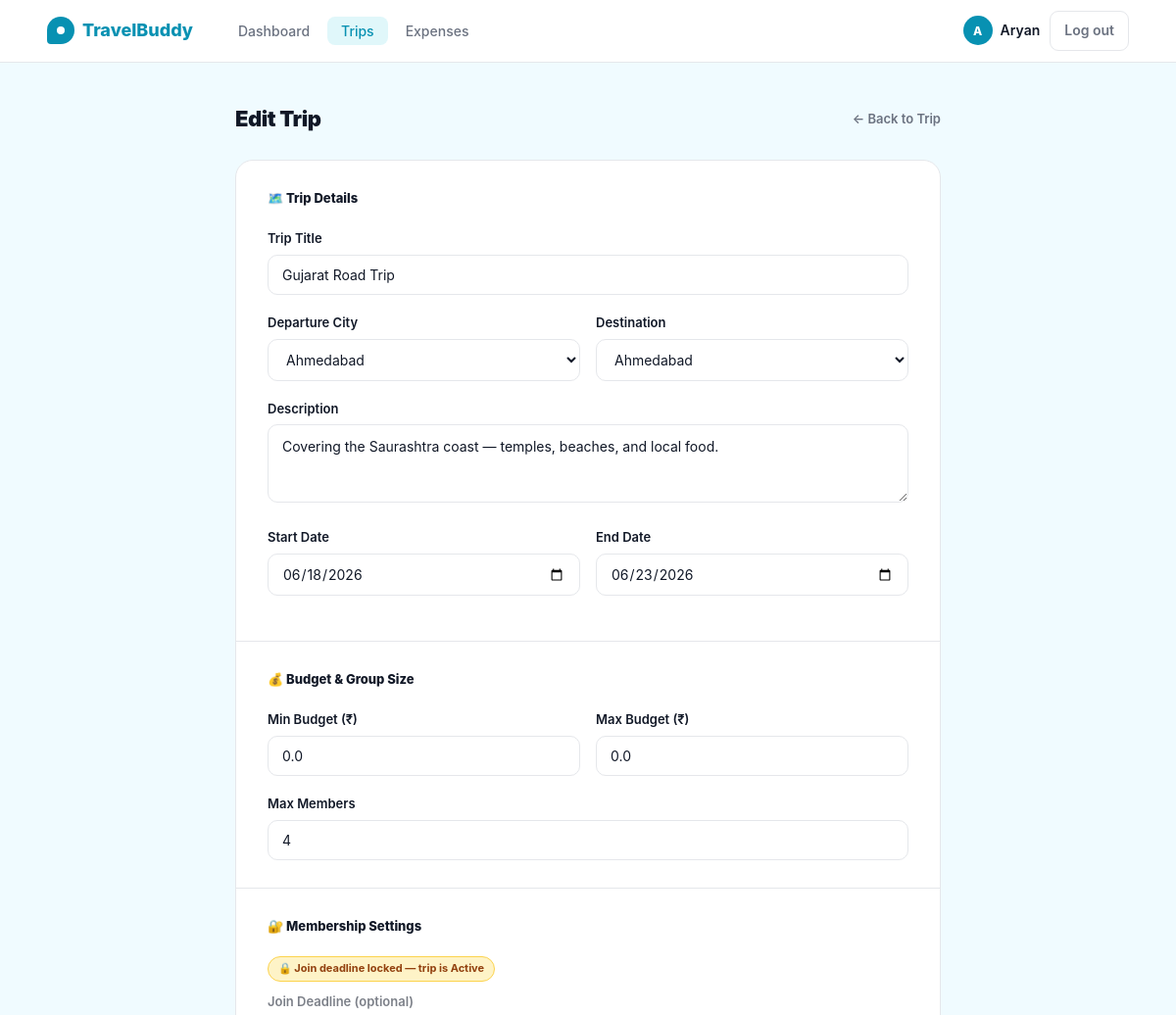
/trips/1/edit (signed in, upper part), run on an earlier commit of the app's database.
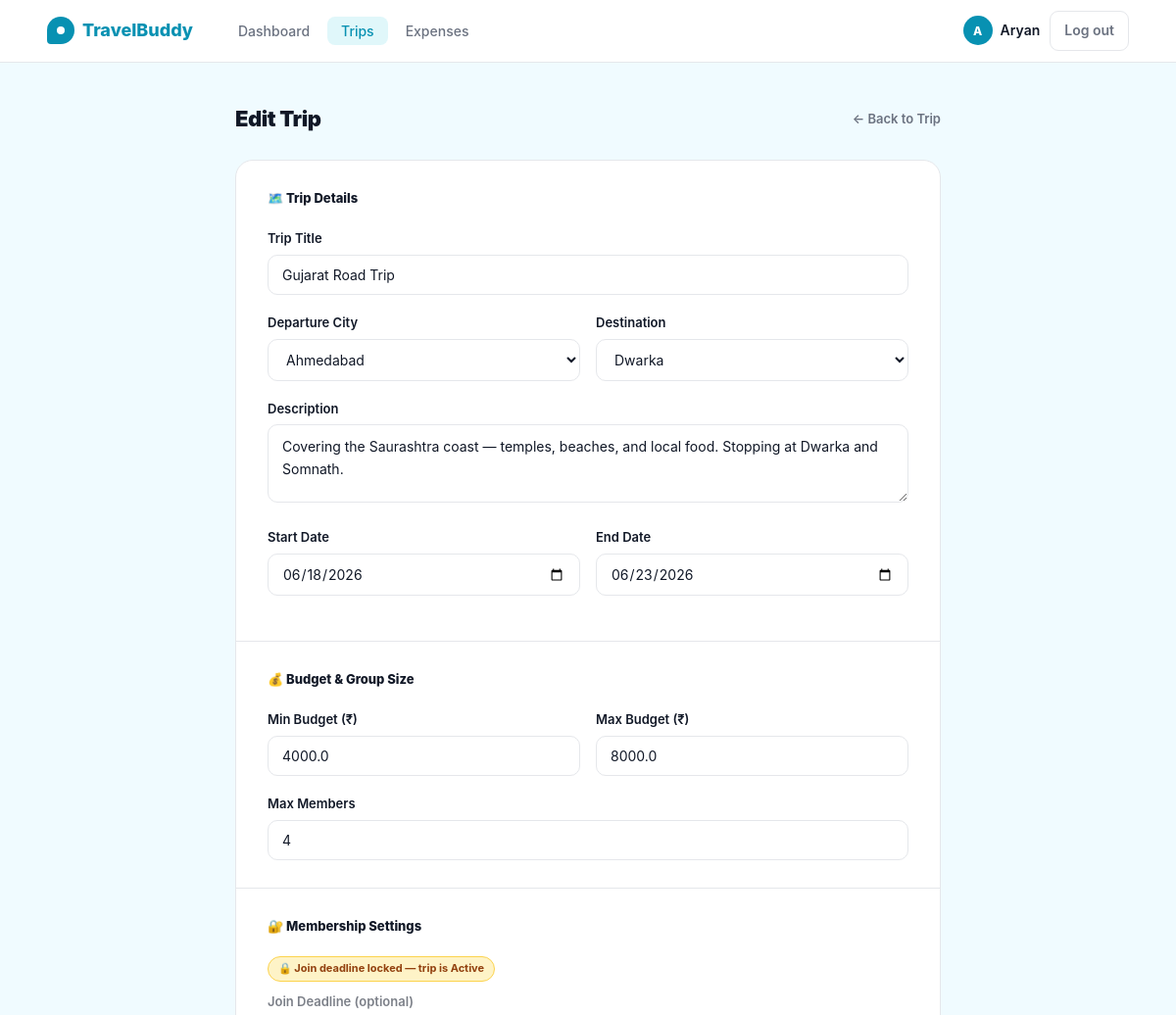
And on a later commit of the database.
### app/models.py (models this page shows, shortened)
class Trip(db.Model):
    __tablename__ = 'trips'
    __table_args__ = (
        db.Index('ix_trips_owner_status', 'owner_id', 'status'),
        db.Index('ix_trips_public_start', 'is_public', 'start_date'),
    )
    id          = db.Column(db.Integer, primary_key=True)
    owner_id    = db.Column(db.Integer, db.ForeignKey('users.id'), nullable=False)
    title       = db.Column(db.String(150), nullable=False)
    destination = db.Column(db.String(150), nullable=False)
    departure_city = db.Column(db.String(100), default='')
    start_date  = db.Column(db.Date, nullable=False)
    end_date    = db.Column(db.Date, nullable=False)
    description = db.Column(db.Text, default='')
    budget_min  = db.Column(db.Float, default=0)
    budget_max  = db.Column(db.Float, default=0)
    max_members = db.Column(db.Integer, default=4)
    status      = db.Column(db.String(20), default='OPEN')
    join_deadline           = db.Column(db.DateTime, nullable=True)
    open_roster             = db.Column(db.Boolean, default=False, nullable=False,
                                        server_default='0')
    confirmation_deadline   = db.Column(db.DateTime, nullable=True)
    confirmation_started_at = db.Column(db.DateTime, nullable=True)
    cancelled_at            = db.Column(db.DateTime, nullable=True)
    is_public   = db.Column(db.Boolean, default=True)
    created_at  = db.Column(db.DateTime, default=lambda: datetime.now(timezone.utc))
    owner    = db.relationship('User', back_populates='owned_trips')
    members  = db.relationship('TripMember', back_populates='trip', lazy='dynamic',
                               cascade='all, delete-orphan')
    expenses = db.relationship('Expense', back_populates='trip', lazy='dynamic',
                               cascade='all, delete-orphan')
    def is_open(self):
        return self.status and self.status.upper() == 'OPEN'
    @property
    def status_label(self):
        return {
            'OPEN': 'Open',
            'AWAITING_CONFIRMATION': 'Awaiting Confirmation',
            'CONFIRMED': 'Confirmed',
            'ACTIVE': 'Active',
            'COMPLETED': 'Completed',
            'CANCELLED': 'Cancelled',
        }.get(self.status.upper() if self.status else '', 'Unknown')

### app/trips/routes.py (the view, shortened to what this page needs)
@trips.route('/trips/<int:trip_id>/edit', methods=['GET', 'POST'])
@login_required
def edit(trip_id):
    trip = db.get_or_404(Trip, trip_id)
    if trip.owner_id != current_user.id:
        flash('Not authorised to edit this trip.', 'error')
        return redirect(url_for('trips.detail', trip_id=trip.id))
    form = TripForm(obj=trip)
    if request.method == 'GET' and trip.join_deadline:
        form.join_deadline.data = trip.join_deadline.date()
    return render_template('trips/edit.html', form=form, trip=trip)

### app/models.py (called while the page is built)
@login_manager.user_loader
def load_user(user_id):
    return db.session.get(User, int(user_id))

### app/templates/trips/edit.html (shortened to what this page needs)
{% extends "base.html" %}
{% block content %}
<div class="profile-page">
  <div class="profile-inner">
    <div class="page-header">
      <h1 class="page-title">Edit Trip</h1>
      <a href="{{ url_for('trips.detail', trip_id=trip.id) }}" class="btn-back">← Back to Trip</a>
    </div>
    <form method="POST" action="{{ url_for('trips.edit', trip_id=trip.id) }}" novalidate>
      <div class="edit-card">
        <div class="edit-section">
          <div class="edit-section-title">🗺️ Trip Details</div>
          <div class="form-group">
            {{ form.title.label }}
            {{ form.title(class="input-error" if form.title.errors else "") }}
          </div>
          <div class="form-row">
          <div class="form-group">
            {{ form.departure_city.label }}
            {{ form.departure_city(class="input-error" if form.departure_city.errors else "") }}
          </div>
          <div class="form-group">
            {{ form.destination.label }}
            {{ form.destination(class="input-error" if form.destination.errors else "") }}
          </div>
          </div>
          <div class="form-group">
            {{ form.description.label }}
            {{ form.description(class="input-error" if form.description.errors else "") }}
          </div>
          <div class="form-row">
            <div class="form-group">
              {{ form.start_date.label }}
              {{ form.start_date(class="input-error" if form.start_date.errors else "") }}
            </div>
            <div class="form-group">
              {{ form.end_date.label }}
              {{ form.end_date(class="input-error" if form.end_date.errors else "") }}
            </div>
          </div>
        </div>
        <div class="edit-section">
          <div class="edit-section-title">💰 Budget &amp; Group Size</div>
          <div class="form-row">
            <div class="form-group">
              {{ form.budget_min.label }}
              {{ form.budget_min(class="input-error" if form.budget_min.errors else "") }}
            </div>
            <div class="form-group">
              {{ form.budget_max.label }}
              {{ form.budget_max(class="input-error" if form.budget_max.errors else "") }}
            </div>
          </div>
          <div class="form-group">
            {{ form.max_members.label }}
            {{ form.max_members(class="input-error" if form.max_members.errors else "") }}
          </div>
        </div>
        <div class="edit-section">
          <div class="edit-section-title">🔐 Membership Settings</div>
          {% if not trip.is_open() %}
            <div class="lock-badge">🔒 Join deadline locked — trip is {{ trip.status_label }}</div>
          {% endif %}
          <div class="form-group {% if not trip.is_open() %}field-locked{% endif %}">
            {{ form.join_deadline.label }}
          </div>
        </div>
      </div>
    </form>
  </div>
</div>
{% endblock %}

What changed in the data, as far as the page shows it:
changed Trip "Active": destination "Ahmedabad" → "Dwarka"; description "Covering the Saurashtra coast — temples, beaches, and local food." → "Covering the Saurashtra coast — temples, beaches, and local food. Stopping at Dwarka and Somnath."; budget_min "0.0" → "4000.0"; budget_max "0.0" → "8000.0"
